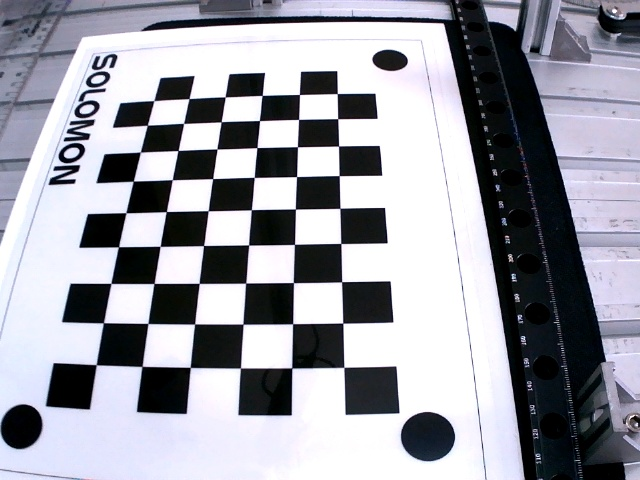
#> input picture Calibration/Img_v2/1.jpg, 640 x 480 px; its folder holds only this picture in this run
$ python Camera_Calibration.py
#> lines starting #> are read from the running program, lines starting #| are printed output that depends on the picture; long printed decimals are rounded
import numpy as np
import cv2
import glob

# Dimensions of the chessboard pattern
row = 6
col = 9
square_size = 0.02

# Prepare object points
objp = np.zeros((row * col, 3), np.float32)
objp[:, :2] = np.mgrid[0:col, 0:row].T.reshape(-1, 2)
objp *= square_size

# Arrays to store object points and image points
objpoints = []
imgpoints = []
criteria = (cv2.TERM_CRITERIA_EPS + cv2.TERM_CRITERIA_MAX_ITER, 30, 0.001)

# Get a list of calibration image file names
image_files = glob.glob(r".\Calibration\Img_v2\*.jpg")

# Iterate through each calibration image
i = 0
for fname in image_files:
    # Load the image
    img = cv2.imread(fname)
#> img is the input picture: shape (480, 640, 3); mean B, G, R 164.3, 155.8, 155

    # Convert the image to grayscale
    gray = cv2.cvtColor(img, cv2.COLOR_BGR2GRAY)
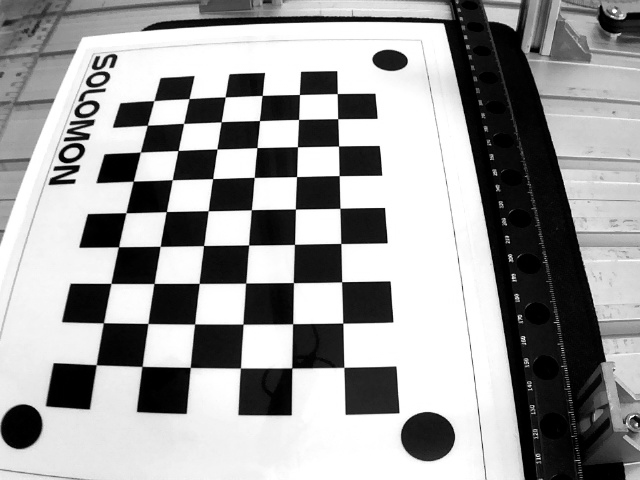
#> gray: shape (480, 640); min 0, max 255, mean 156.5

    # Find the corners of the chessboard pattern
    ret, corners = cv2.findChessboardCorners(gray, (col, row), None)
#> ret = True; corners = 54 rows, first 8: [96.16, 364.7], [103.4, 322.7], [111, 283.4], [118.6, 246.7], [125.9, 212.7], [133.3, 181.1], [140.3, 152], [147.4, 125.3]

    # If corners are found, refine them and add them to the arrays
    if ret == True:
        objpoints.append(objp)
        corners = cv2.cornerSubPix(gray, corners, (11, 11), (-1, -1), criteria)
#> corners = 54 rows, first 8: [96.22, 364.7], [103.4, 322.8], [110.9, 283.4], [118.4, 246.8], [125.9, 212.7], [133.3, 181.2], [140.4, 152.1], [147.3, 125.2]
        imgpoints.append(corners)
        # [7 lines of commented-out code are left out]
ret, mtx, dist, rvecs, tvecs = cv2.calibrateCamera(objpoints, imgpoints, gray.shape[::-1], None, None)
#> ret = 0.115; mtx = [[426, 0, 332.6], [0, 396.8, 332.9], [0, 0, 1]]; dist = [[-0.11, -0.0695, -0.0323, 0.00466, 0.069]]; rvecs = ([-0.313, -0.308, -1.56],); tvecs = ([-0.0957, 0.0158, 0.162],)
print(mtx)
#| [[426.046   0.         332.602  ]
#|  [  0.         396.797 332.910]
#|  [  0.           0.           1.        ]]
print(dist)
#| [[-0.1102 -0.06951 -0.03227  0.004664  0.06904 ]]
# print(rvecs)
# print(tvecs)

R, _ = cv2.Rodrigues(rvecs[0])
#> R = [[-0.0138, 1, 0.00607], [-0.923, -0.0151, 0.385], [0.385, -0.000286, 0.923]]
# Tính toán ma trận ngoại của camera
extrinsic_matrix = np.concatenate((R, tvecs[0]), axis=1)
#> extrinsic_matrix = [[-0.0138, 1, 0.00607, -0.0957], [-0.923, -0.0151, 0.385, 0.0158], [0.385, -0.000286, 0.923, 0.162]]
print(extrinsic_matrix)
#| [[-1.38076709e-02  9.99886233e-01  6.07208126e-03 -9.56994919e-02]
#|  [-9.22769228e-01 -1.50811119e-02  3.85057803e-01  1.57706175e-02]
#|  [ 3.85105570e-01 -2.86378291e-04  9.22872482e-01  1.62367725e-01]]

# Test the calibration
img = cv2.imread(r"Chek.jpg")
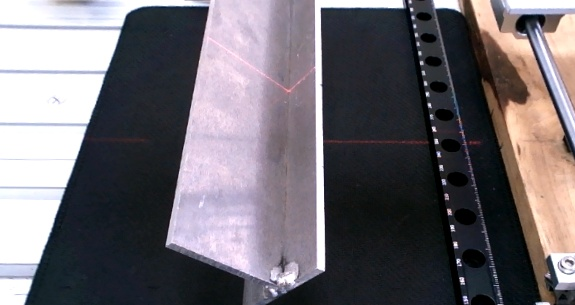
#> input picture Chek.jpg, 575 x 305 px
#> img is the input picture: shape (305, 575, 3); mean B, G, R 112.9, 106.9, 111.6
h, w = img.shape[:2]
#> h = 305; w = 575
newcameramtx, roi = cv2.getOptimalNewCameraMatrix(mtx, dist, (w, h), 1, (w, h))
#> newcameramtx = [[392.4, 0, 341.2], [0, 378.1, 324.3], [0, 0, 1]]; roi = (14, 7, 555, 290)
dst = cv2.undistort(img, mtx, dist, None, newcameramtx)
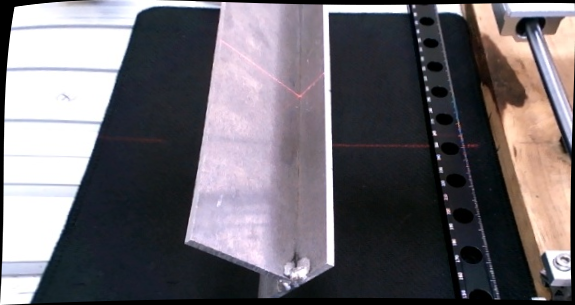
#> dst: shape (305, 575, 3); mean B, G, R 110.8, 105.1, 109.5
# cv2.imwrite("./3_1.jpg", dst)

# Show the original and undistorted images side by side
cv2.imshow('Original', img)
cv2.imshow('Undistorted', dst)
cv2.waitKey(0)
cv2.destroyAllWindows()
